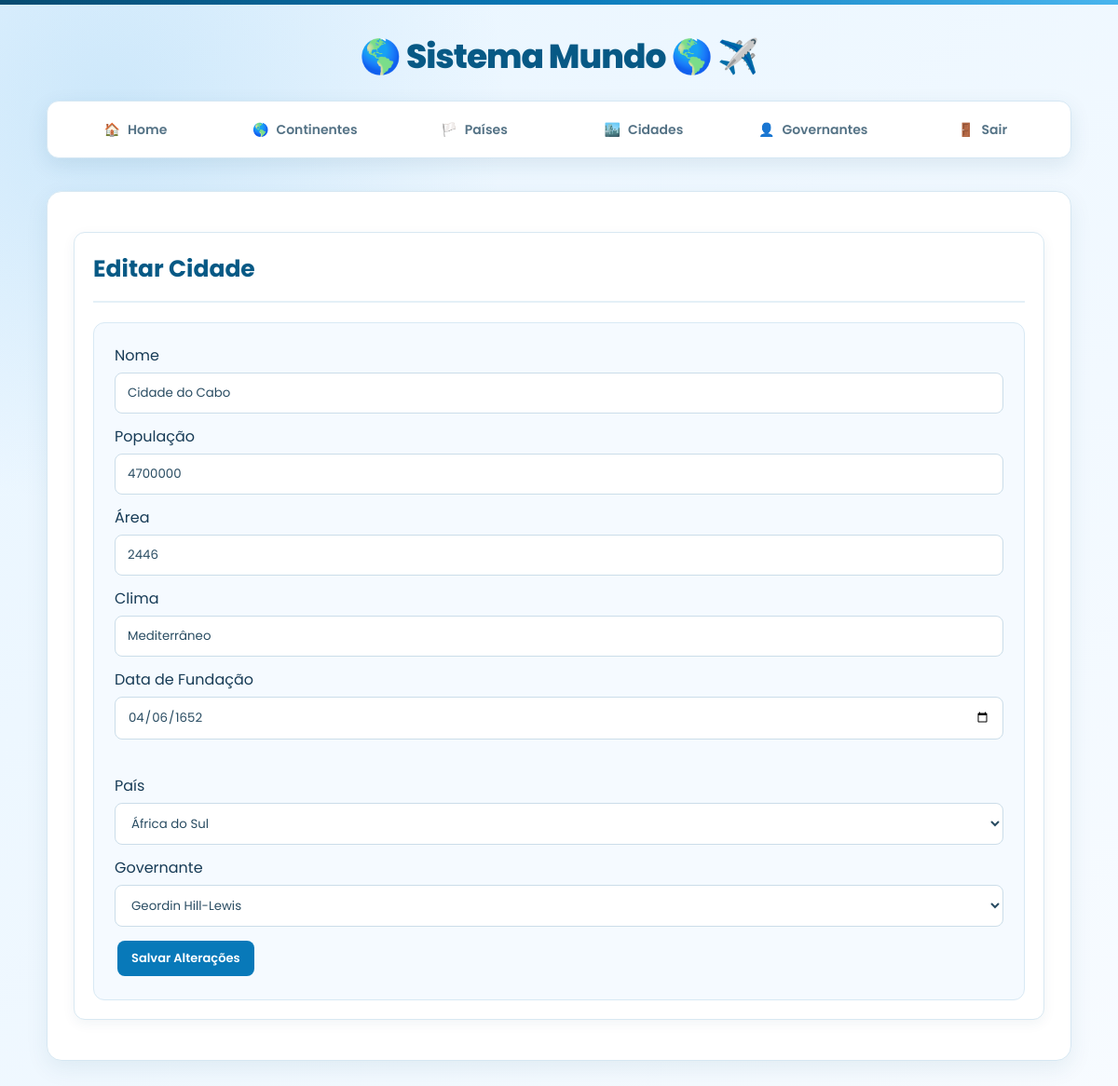
/editar_cidade.php?id=1 (signed in), run on the app's committed database.
### tables this page shows
create table tb_cidades (
id_cidade int primary key not null auto_increment,
nome varchar(60) not null,
pop int not null,
area int not null,
clima varchar(60) not null,
dt_fund date not null,
id_pais int not null,
id_gov int not null,
foreign key (id_pais)
references tb_paises(id_pais),
foreign key (id_gov)
references tb_governantes(id_gov)
);

### editar_cidade.php (the view, shortened to what this page needs)
<?php
require_once "conexao.php";
$id = $_GET['id'] ?? null;
$sql = "SELECT * FROM tb_cidades WHERE id_cidade = :id";
$stmt = $pdo->prepare($sql);
$stmt->execute([':id' => $id]);
$dados = $stmt->fetch(PDO::FETCH_ASSOC);
?>
<!DOCTYPE html>
<html lang="pt-br">
<head>
    <link rel="stylesheet" href="style.css">
</head>
<body>
<header class="header">
    <div>
        <h1>Sistema Mundo 🌎</h1>
    </div>
</header>
<nav class="navbar">
    <div class="menu">
        <a href="index.php">
            <span>🏠</span> Home
        </a>
        <a href="continentes.php">
            <span>🌎</span> Continentes
        </a>
        <a href="paises.php">
            <span>🏳️</span> Países
        </a>
        <a href="cidades.php">
            <span>🏙️</span> Cidades
        </a>
        <a href="governantes.php">
            <span>👤</span> Governantes
        </a>
        <a href="logout.php">
            <span>🚪</span> Sair
        </a>
    </div>
</nav>
<div class="container">
    <div class="card">
        <h2>Editar Cidade</h2>
        <form method="POST">
            <label>Nome</label>
            <input
                type="text"
                name="nome"
                value="<?= htmlspecialchars($dados['nome']); ?>"
                required
            >
            <label>População</label>
            <input
                type="number"
                name="pop"
                value="<?= htmlspecialchars($dados['pop']); ?>"
                required
            >
            <label>Área</label>
            <input
                type="number"
                name="area"
                value="<?= htmlspecialchars($dados['area']); ?>"
                required
            >
            <label>Clima</label>
            <input
                type="text"
                name="clima"
                value="<?= htmlspecialchars($dados['clima']); ?>"
                required
            >
            <label>Data de Fundação</label>
            <input
                type="date"
                name="fundacao"
                value="<?= htmlspecialchars($dados['dt_fund']); ?>"
                required
            >
            <br><br>
            <label>País</label>
            <select name="id_pais" required>
                <?php
                $sql = "SELECT * FROM tb_paises ORDER BY nome";
                $res = $pdo->query($sql);
                while ($linha = $res->fetch(PDO::FETCH_ASSOC)) {
                    $selecionado = "";
                    if ($linha['id_pais'] == $dados['id_pais']) {
                        $selecionado = "selected";
                    }
                ?>
                    <option
                        value="<?= $linha['id_pais']; ?>"
                        <?= $selecionado; ?>
                    >
                        <?= htmlspecialchars($linha['nome']); ?>
                    </option>
                <?php
                }
                ?>
            </select>
            <label>Governante</label>
            <select name="id_gov" required>
                <?php
                $sql = "SELECT * FROM tb_governantes ORDER BY nome";
                $res = $pdo->query($sql);
                while ($linha = $res->fetch(PDO::FETCH_ASSOC)) {
                    $selecionado = "";
                    if ($linha['id_gov'] == $dados['id_gov']) {
                        $selecionado = "selected";
                    }
                ?>
                    <option
                        value="<?= $linha['id_gov']; ?>"
                        <?= $selecionado; ?>
                    >
                        <?= htmlspecialchars($linha['nome']); ?>
                    </option>
                <?php
                }
                ?>
            </select>
            <button type="submit" name="editar">
                Salvar Alterações
            </button>
        </form>
    </div>
</div>
</body>
</html>

### style.css (style rules this page uses)
* { box-sizing: border-box; }
body { margin: 0; min-height: 100vh; font-family: "Poppins", sans-serif; color: #173b56; background: radial-gradient( circle at 10% 10%, rgba(74, 168, 230, 0.18), transparent 28% ), linear-gradient( 135deg, #e8f5ff, #f7fbff ); background-attachment: fixed; }
body::before { content: ""; display: block; height: 5px; background: linear-gradient( 90deg, #064b70, #0879b9, #49b5ee ); }
header { padding: 28px 20px 20px; text-align: center; }
header h1 { margin: 0; color: #075985; font-size: 36px; font-weight: 800; letter-spacing: -1px; }
header h1::before { content: "🌎 "; }
header h1::after { content: " ✈️"; }
nav { width: 100%; padding: 0 20px; }
.menu { width: 100%; max-width: 1100px; min-height: 62px; margin: 0 auto 35px; padding: 6px; display: flex; align-items: center; justify-content: center; gap: 5px; background: #ffffff; border: 1px solid #d5e7f3; border-radius: 13px; box-shadow: 0 7px 22px rgba(20, 78, 112, 0.10); }
.menu a { flex: 1; max-width: 230px; height: 48px; display: flex; align-items: center; justify-content: center; gap: 8px; color: #557386; text-decoration: none; border-radius: 9px; font-size: 14px; font-weight: 600; transition: 0.2s ease; }
.container { width: 92%; max-width: 1100px; margin: 0 auto 50px; padding: 28px; background: #ffffff; border: 1px solid #d6e7f2; border-radius: 16px; box-shadow: 0 8px 25px rgba(19, 73, 105, 0.08); }
.container h2 { margin-top: 0; padding-bottom: 15px; color: #075985; font-size: 25px; border-bottom: 2px solid #e4f0f7; }
.container h2::before { margin-right: 8px; }
button { padding: 9px 15px; margin: 3px; border: none; border-radius: 8px; background: #0879b9; color: #ffffff; font-family: "Poppins", sans-serif; font-size: 13px; font-weight: 600; cursor: pointer; transition: 0.2s ease; }
form { margin-top: 20px; padding: 22px; background: #f5faff; border: 1px solid #d8e9f4; border-radius: 12px; }
input, select { width: 100%; padding: 11px 13px; margin: 6px 0 12px; background: #ffffff; border: 1px solid #cbdde9; border-radius: 8px; outline: none; font-family: "Poppins", sans-serif; color: #294c62; transition: 0.2s ease; }
.card { padding: 20px; margin: 15px 0; background: #ffffff; border: 1px solid #d8e8f2; border-radius: 12px; box-shadow: 0 4px 14px rgba(20, 75, 105, 0.06); }

### data on the page
tb_cidades: nome "Cidade do Cabo", pop "4700000", area "2446", clima "Mediterrâneo", fundacao "04/06/1652"

### other printed values
form field id_pais "África do Sul"
form field id_gov "Geordin Hill-Lewis"
